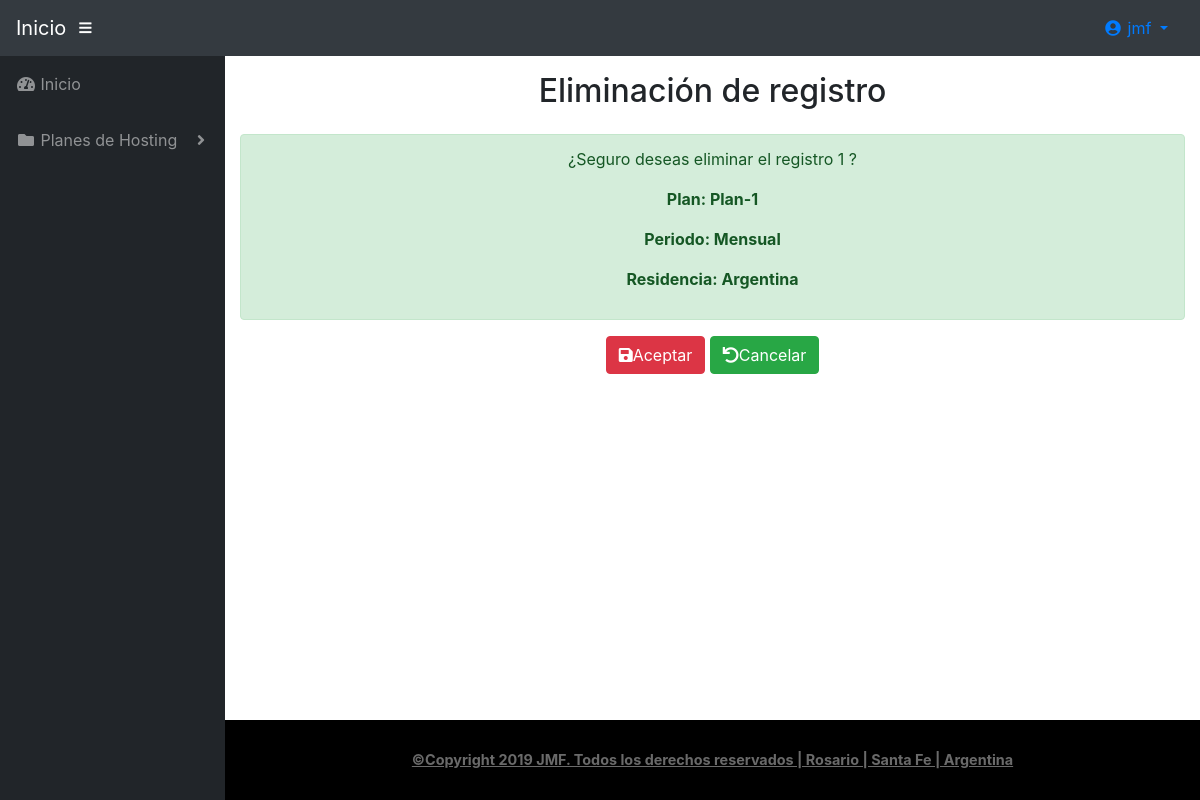
The page /pruebas/productos/del/1 (signed in) on the database its author committed.
### pruebas/models.py (models this page shows, shortened)
class Productos(models.Model):
    nombre=models.CharField(max_length=50)
    descripcion=models.CharField(max_length=300)
    periodo=models.ForeignKey(Periodos, on_delete=models.CASCADE,blank=True,null=True)
    pais=models.ForeignKey(Paises, on_delete=models.CASCADE,blank=True,null=True)
    PrecioCompra=models.FloatField(null=True, blank=True)
    PrecioRenovacion=models.FloatField(null=True, blank=True)
    class Meta():
        verbose_name_plural='Productos'

class Periodos(models.Model):
    periodo=models.CharField(max_length=30)
    def __str__(self):
        return '{}'.format(self.periodo)
    class Meta():
        verbose_name_plural='Periodos'

class Paises(models.Model):
    pais=models.CharField(max_length=50)
    def __str__(self):
        return '{}'.format(self.pais)
    class Meta():
        verbose_name_plural='paises'

### pruebas/views.py (the view)
# urls.py: path('productos/del/<int:pk>', ProductoDel.as_view(), name='producto_del'),
class ProductoDel(SuccessMessageMixin,PermisoDenegado, DeleteView):
        permission_required = "pruebas.delete_productos"
        model=Productos
        template_name = "pruebas/producto_del.html"
        context_object_name='producto'
        success_url= reverse_lazy('pruebas:lista_productos')
        success_message = "El producto %(nombre)s fue eliminado exitosamente!"

### pruebas/templates/pruebas/producto_del.html (shortened to what this page needs)
{% extends 'base/base.html' %}
{% block Contenido %}
    <form action="" method="post">
        <div class="panel panel-default">
            <div class="panel-heading">
              <h2 class="mb-4 text-center">Eliminación de registro</h2>
            </div>
            <div class="panel-body">
              <div class="alert alert-success text-center">
                 <p> ¿Seguro deseas eliminar el registro {{producto.id}} ?</p>
                 <p style="font-weight: bold">Plan: {{producto.nombre}}</p>
                 <p style="font-weight: bold">Periodo: {{producto.periodo}}</p>
                 <p style="font-weight: bold">Residencia: {{producto.pais}}</p>
              </div>
              <div class="mb-4 text-center">
                <button type="submit" class="btn btn-danger"><span class="fa fa-save"></span>Aceptar</button>
                <a href="javascript:history.back()" class="btn btn-success"><span class="fa fa-undo"></span>Cancelar</a>
              </div>
            </div>
          </div>
    </form>
{%endblock Contenido%}

### templates/base/base.html (shortened to what this page needs)
{%load static%}
<!DOCTYPE html>
<html lang="es">
<head>
   {% block head %}
  <link href="https://cdnjs.cloudflare.com/ajax/libs/select2/4.0.10/css/select2.min.css" rel="stylesheet" />
  <link rel="stylesheet" type="text/css" href="https://cdn.datatables.net/v/dt/dt-1.10.20/datatables.min.css"/>
  <link rel="stylesheet" href="https://stackpath.bootstrapcdn.com/bootstrap/4.3.1/css/bootstrap.min.css">
   <link href="{% static 'Base/css/all.min.css' %}" rel="stylesheet" type="text/css">
  <link href="{% static 'Base/datatables/dataTables.bootstrap4.css' %}" rel="stylesheet">
  <link href="{% static 'Base/css/sb-admin.css' %}" rel="stylesheet">
  <link href="{% static 'Base/css/mycss.css' %}" rel="stylesheet">
  <link href="{% static 'registration/css/registration.css' %}" rel="stylesheet">
  {% endblock %}
</head>
<body id="page-top">
  <nav class="navbar navbar-expand navbar-dark bg-dark static-top">
    <a class="navbar-brand mr-1" href="{% url 'Aplicacion:home' %}">Inicio</a>
    <button class="btn btn-link btn-sm text-white order-1 order-sm-0" id="sidebarToggle" href="#">
      <i class="fas fa-bars" style="float: left"></i>
    </button>
    <ul class="nav navbar-top-links navbar-right">
      <li class="nav-item dropdown no-arrow">
        <a class="nav-link dropdown-toggle" href="#" id="userDropdown" role="button" data-toggle="dropdown"
          aria-haspopup="true" aria-expanded="True">
          <i class="fas fa-user-circle fa-fw"></i>
          {{user.username}}
        </a>
        </li>
      </ul>
    </nav>
  <div id="wrapper">
    <ul class="sidebar navbar-nav">
      <li class="nav-item">
        <a class="nav-link" href="{%url 'Aplicacion:home'%}">
          <i class="fas fa-fw fa-tachometer-alt"></i>
          <span>Inicio</span>
        </a>
      </li>
      <li class="nav-item dropdown">
        <a class="nav-link dropdown-toggle" href="#" id="pagesDropdown" role="button" data-toggle="dropdown"
          aria-haspopup="true" aria-expanded="false">
          <i class="fas fa-fw fa-folder"></i>
          <span>Planes de Hosting</span>
        </a>
      </li>
    </ul>
<div id="content-wrapper">
  <div class="container-fluid">
{%block Contenido%}{%endblock Contenido%}
  </div>
<footer class="sticky-footer">
  <div class="container my-auto">
    <div class="copyright text-center my-auto">
      <span><u><b> ©Copyright 2019 JMF. Todos los derechos reservados | Rosario | Santa Fe |
            Argentina</u></b></span>
    </div>
  </div>
</footer>
    </div>
  </div>
</body>
</html>

### static/Base/css/mycss.css (style rules this page uses)
.nav { margin-left: auto; }

### rows shown on the page
Productos: id "1", nombre "Plan-1", periodo "Mensual", pais "Argentina"

### other values the page prints
{{ user.username }} "jmf"
